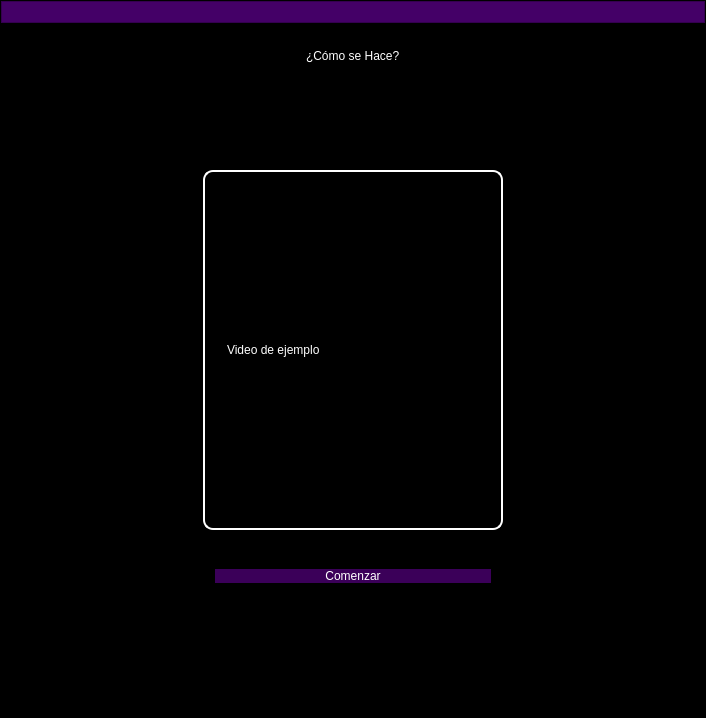
<?xml version="1.0" encoding="UTF-8"?>
<ui version="4.0">
 <class>MainWindow</class>
 <widget class="QMainWindow" name="MainWindow">
  <property name="geometry">
   <rect>
    <x>0</x>
    <y>0</y>
    <width>706</width>
    <height>718</height>
   </rect>
  </property>
  <property name="windowTitle">
   <string>Ejemplo</string>
  </property>
  <widget class="QWidget" name="centralwidget">
   <property name="minimumSize">
    <size>
     <width>451</width>
     <height>554</height>
    </size>
   </property>
   <layout class="QVBoxLayout" name="verticalLayout">
    <property name="leftMargin">
     <number>0</number>
    </property>
    <property name="topMargin">
     <number>0</number>
    </property>
    <property name="rightMargin">
     <number>0</number>
    </property>
    <property name="bottomMargin">
     <number>0</number>
    </property>
    <item>
     <widget class="QFrame" name="body_frame">
      <property name="styleSheet">
       <string notr="true">background-color: rgb(0, 0, 0);</string>
      </property>
      <property name="frameShape">
       <enum>QFrame::StyledPanel</enum>
      </property>
      <property name="frameShadow">
       <enum>QFrame::Raised</enum>
      </property>
      <layout class="QVBoxLayout" name="verticalLayout_2">
       <property name="leftMargin">
        <number>0</number>
       </property>
       <property name="topMargin">
        <number>0</number>
       </property>
       <property name="rightMargin">
        <number>0</number>
       </property>
       <property name="bottomMargin">
        <number>0</number>
       </property>
       <item>
        <widget class="QFrame" name="up_frame">
         <property name="maximumSize">
          <size>
           <width>16777215</width>
           <height>40</height>
          </size>
         </property>
         <property name="styleSheet">
          <string notr="true">#up_frame{
	background-color: rgb(68, 0, 103)
}

QPushButton{
border-radius:18px;
background-color: rgba(43, 43, 43,0)
}
QPushButton:hover{
	background-color:rgb(101, 76, 122);
}
QPushButton:pressed{
background-color: rgb(170, 85, 255);
}</string>
         </property>
         <property name="frameShape">
          <enum>QFrame::StyledPanel</enum>
         </property>
         <property name="frameShadow">
          <enum>QFrame::Raised</enum>
         </property>
         <layout class="QHBoxLayout" name="horizontalLayout">
          <property name="spacing">
           <number>4</number>
          </property>
          <property name="leftMargin">
           <number>0</number>
          </property>
          <property name="topMargin">
           <number>0</number>
          </property>
          <property name="rightMargin">
           <number>0</number>
          </property>
          <property name="bottomMargin">
           <number>0</number>
          </property>
          <item>
           <spacer name="horizontalSpacer">
            <property name="orientation">
             <enum>Qt::Horizontal</enum>
            </property>
            <property name="sizeHint" stdset="0">
             <size>
              <width>366</width>
              <height>20</height>
             </size>
            </property>
           </spacer>
          </item>
          <item>
           <widget class="QPushButton" name="minimize_bt">
            <property name="text">
             <string/>
            </property>
            <property name="icon">
             <iconset resource="images/interface_buttons.qrc">
              <normaloff>:/images/minimize.png</normaloff>:/images/minimize.png</iconset>
            </property>
            <property name="iconSize">
             <size>
              <width>38</width>
              <height>38</height>
             </size>
            </property>
           </widget>
          </item>
          <item>
           <widget class="QPushButton" name="normal_bt">
            <property name="text">
             <string/>
            </property>
            <property name="icon">
             <iconset resource="images/interface_buttons.qrc">
              <normaloff>:/images/minimize_2.png</normaloff>:/images/minimize_2.png</iconset>
            </property>
            <property name="iconSize">
             <size>
              <width>38</width>
              <height>38</height>
             </size>
            </property>
           </widget>
          </item>
          <item>
           <widget class="QPushButton" name="maximize_bt">
            <property name="text">
             <string/>
            </property>
            <property name="icon">
             <iconset resource="images/interface_buttons.qrc">
              <normaloff>:/images/maximize.png</normaloff>:/images/maximize.png</iconset>
            </property>
            <property name="iconSize">
             <size>
              <width>38</width>
              <height>38</height>
             </size>
            </property>
           </widget>
          </item>
          <item>
           <widget class="QPushButton" name="close_bt">
            <property name="text">
             <string/>
            </property>
            <property name="icon">
             <iconset resource="images/interface_buttons.qrc">
              <normaloff>:/images/exit.png</normaloff>:/images/exit.png</iconset>
            </property>
            <property name="iconSize">
             <size>
              <width>38</width>
              <height>38</height>
             </size>
            </property>
           </widget>
          </item>
         </layout>
        </widget>
       </item>
       <item>
        <widget class="QFrame" name="frame">
         <property name="styleSheet">
          <string notr="true"/>
         </property>
         <property name="frameShape">
          <enum>QFrame::StyledPanel</enum>
         </property>
         <property name="frameShadow">
          <enum>QFrame::Raised</enum>
         </property>
         <layout class="QGridLayout" name="gridLayout">
          <item row="0" column="0" colspan="3">
           <widget class="QFrame" name="center_frame">
            <property name="styleSheet">
             <string notr="true">QLabel{
color: white;
font: 16pt &quot;Arial&quot;;
background-color: rgba(255, 255, 255, 0);
}</string>
            </property>
            <property name="frameShape">
             <enum>QFrame::StyledPanel</enum>
            </property>
            <property name="frameShadow">
             <enum>QFrame::Raised</enum>
            </property>
            <layout class="QHBoxLayout" name="horizontalLayout_2">
             <item>
              <spacer name="horizontalSpacer_4">
               <property name="orientation">
                <enum>Qt::Horizontal</enum>
               </property>
               <property name="sizeHint" stdset="0">
                <size>
                 <width>167</width>
                 <height>9</height>
                </size>
               </property>
              </spacer>
             </item>
             <item>
              <widget class="QLabel" name="title_label">
               <property name="text">
                <string>¿Cómo se Hace?</string>
               </property>
              </widget>
             </item>
             <item>
              <spacer name="horizontalSpacer_5">
               <property name="orientation">
                <enum>Qt::Horizontal</enum>
               </property>
               <property name="sizeHint" stdset="0">
                <size>
                 <width>166</width>
                 <height>9</height>
                </size>
               </property>
              </spacer>
             </item>
            </layout>
           </widget>
          </item>
          <item row="1" column="1">
           <spacer name="verticalSpacer">
            <property name="orientation">
             <enum>Qt::Vertical</enum>
            </property>
            <property name="sizeHint" stdset="0">
             <size>
              <width>20</width>
              <height>23</height>
             </size>
            </property>
           </spacer>
          </item>
          <item row="2" column="0">
           <spacer name="horizontalSpacer_2">
            <property name="orientation">
             <enum>Qt::Horizontal</enum>
            </property>
            <property name="sizeHint" stdset="0">
             <size>
              <width>109</width>
              <height>20</height>
             </size>
            </property>
           </spacer>
          </item>
          <item row="2" column="1">
           <widget class="QFrame" name="frame_2">
            <property name="minimumSize">
             <size>
              <width>300</width>
              <height>360</height>
             </size>
            </property>
            <property name="styleSheet">
             <string notr="true">border: 2px solid white;
border-radius: 10px;
padding: 5px;
</string>
            </property>
            <property name="frameShape">
             <enum>QFrame::StyledPanel</enum>
            </property>
            <property name="frameShadow">
             <enum>QFrame::Raised</enum>
            </property>
            <layout class="QHBoxLayout" name="horizontalLayout_3">
             <item>
              <widget class="QLabel" name="example">
               <property name="styleSheet">
                <string notr="true">color: white;
border: 0px solid black;</string>
               </property>
               <property name="text">
                <string>Video de ejemplo</string>
               </property>
              </widget>
             </item>
            </layout>
           </widget>
          </item>
          <item row="2" column="2">
           <spacer name="horizontalSpacer_3">
            <property name="orientation">
             <enum>Qt::Horizontal</enum>
            </property>
            <property name="sizeHint" stdset="0">
             <size>
              <width>108</width>
              <height>20</height>
             </size>
            </property>
           </spacer>
          </item>
          <item row="3" column="1">
           <widget class="QFrame" name="frame_3">
            <property name="minimumSize">
             <size>
              <width>300</width>
              <height>80</height>
             </size>
            </property>
            <property name="styleSheet">
             <string notr="true">QPushButton{
border-radius: 10px;
font: 15pt &quot;Arial&quot;;
color: white;
border: 2px solid black;
background-color: rgb(59, 0, 89);
}
QPushButton:hover{
background-color: rgb(119, 0, 179);
}
QPushButton:pressed{
background-color: rgb(170, 85, 255);
}
</string>
            </property>
            <property name="frameShape">
             <enum>QFrame::StyledPanel</enum>
            </property>
            <property name="frameShadow">
             <enum>QFrame::Raised</enum>
            </property>
            <layout class="QHBoxLayout" name="horizontalLayout_4">
             <item>
              <widget class="QPushButton" name="comenzar_bt">
               <property name="styleSheet">
                <string notr="true">color: rgb(255, 255, 255);
font: 14pt &quot;MS Shell Dlg 2&quot;;
QPushButton{
border-radius: 10px;
font: 15pt &quot;Arial&quot;;
color: white;
border: 2px solid black;
background-color: rgb(59, 0, 89);
}
</string>
               </property>
               <property name="text">
                <string>Comenzar</string>
               </property>
              </widget>
             </item>
            </layout>
           </widget>
          </item>
          <item row="4" column="1">
           <spacer name="verticalSpacer_2">
            <property name="orientation">
             <enum>Qt::Vertical</enum>
            </property>
            <property name="sizeHint" stdset="0">
             <size>
              <width>20</width>
              <height>35</height>
             </size>
            </property>
           </spacer>
          </item>
         </layout>
        </widget>
       </item>
      </layout>
     </widget>
    </item>
   </layout>
  </widget>
 </widget>
 <resources>
  <include location="images/interface_buttons.qrc"/>
 </resources>
 <connections/>
</ui>
